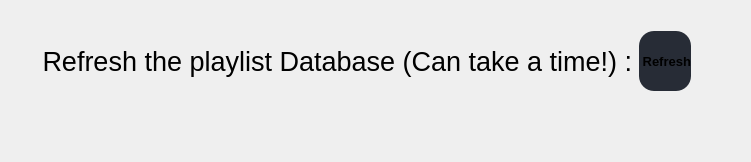
                  <widget class="QWidget" name="page_settings">
                   <layout class="QVBoxLayout" name="verticalLayout_settings">
                    <item>
                     <widget class="QFrame" name="refreshPlaylistDb">
                      <property name="minimumSize">
                       <size>
                        <width>0</width>
                        <height>100</height>
                       </size>
                      </property>
                      <property name="maximumSize">
                       <size>
                        <width>16777215</width>
                        <height>100</height>
                       </size>
                      </property>
                      <layout class="QHBoxLayout" name="horizontalLayout_19">
                       <item>
                        <widget class="QLabel" name="label">
                         <property name="font">
                          <font>
                           <pointsize>20</pointsize>
                           <weight>50</weight>
                           <bold>false</bold>
                          </font>
                         </property>
                         <property name="text">
                          <string>   Refresh the playlist Database (Can take a time!) :</string>
                         </property>
                        </widget>
                       </item>
                       <item>
                        <widget class="QPushButton" name="pushButton_dbrefresh">
                         <property name="sizePolicy">
                          <sizepolicy hsizetype="Expanding" vsizetype="Expanding">
                           <horstretch>0</horstretch>
                           <verstretch>0</verstretch>
                          </sizepolicy>
                         </property>
                         <property name="maximumSize">
                          <size>
                           <width>300</width>
                           <height>60</height>
                          </size>
                         </property>
                         <property name="font">
                          <font>
                           <pointsize>10</pointsize>
                           <weight>75</weight>
                           <bold>true</bold>
                          </font>
                         </property>
                         <property name="styleSheet">
                          <string notr="true">background-color: rgb(39, 44, 54);
 border-radius: 15px;</string>
                         </property>
                         <property name="text">
                          <string> Refresh</string>
                         </property>
                         <property name="icon">
                          <iconset resource="files.qrc">
                           <normaloff>:/16x16/icons/16x16/cil-reload.png</normaloff>:/16x16/icons/16x16/cil-reload.png</iconset>
                         </property>
                        </widget>
                       </item>
                       <item>
                        <spacer name="horizontalSpacer_6">
                         <property name="orientation">
                          <enum>Qt::Horizontal</enum>
                         </property>
                         <property name="sizeHint" stdset="0">
                          <size>
                           <width>40</width>
                           <height>20</height>
                          </size>
                         </property>
                        </spacer>
                       </item>
                      </layout>
                     </widget>
                    </item>
                    <item>
                     <spacer name="verticalSpacer_4">
                      <property name="orientation">
                       <enum>Qt::Vertical</enum>
                      </property>
                      <property name="sizeHint" stdset="0">
                       <size>
                        <width>20</width>
                        <height>40</height>
                       </size>
                      </property>
                     </spacer>
                    </item>
                   </layout>
                  </widget>
